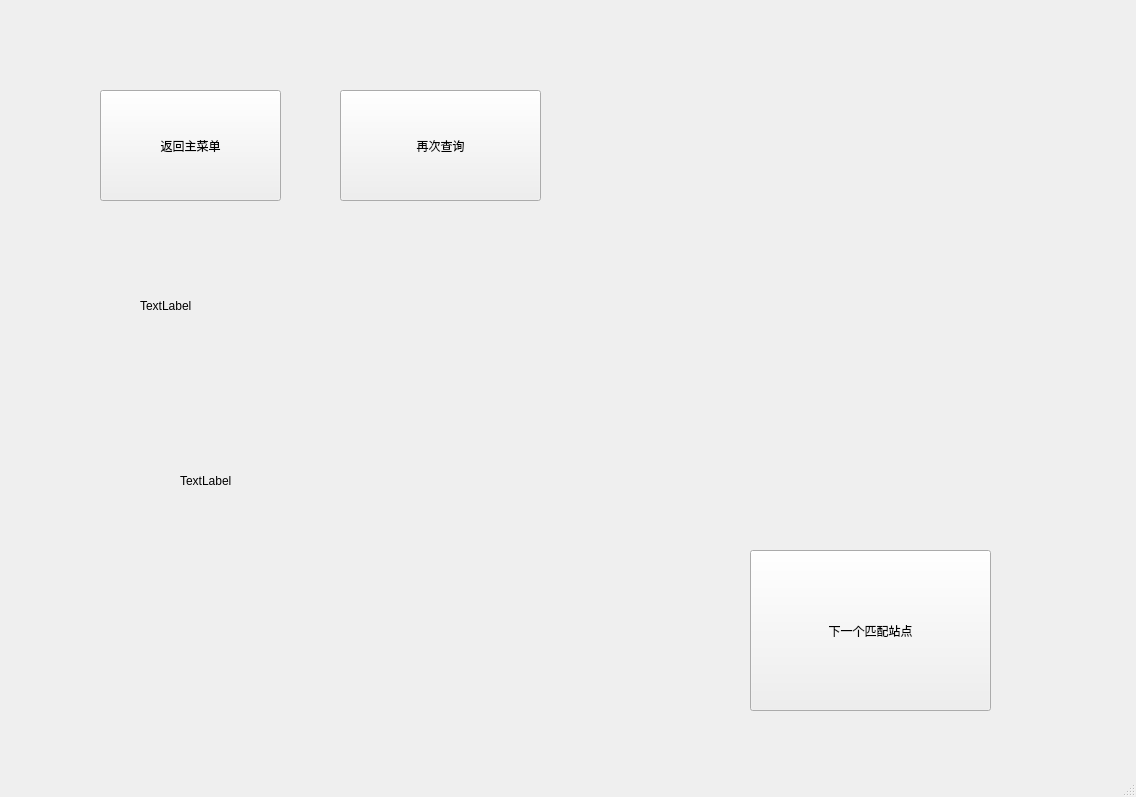
<?xml version="1.0" encoding="UTF-8"?>
<ui version="4.0">
 <class>MainWindow</class>
 <widget class="QMainWindow" name="MainWindow">
  <property name="geometry">
   <rect>
    <x>0</x>
    <y>0</y>
    <width>1136</width>
    <height>797</height>
   </rect>
  </property>
  <property name="windowTitle">
   <string>MainWindow</string>
  </property>
  <widget class="QWidget" name="centralwidget">
   <widget class="QPushButton" name="result2main">
    <property name="geometry">
     <rect>
      <x>100</x>
      <y>90</y>
      <width>181</width>
      <height>111</height>
     </rect>
    </property>
    <property name="text">
     <string>返回主菜单</string>
    </property>
   </widget>
   <widget class="QPushButton" name="result2station">
    <property name="geometry">
     <rect>
      <x>340</x>
      <y>90</y>
      <width>201</width>
      <height>111</height>
     </rect>
    </property>
    <property name="text">
     <string>再次查询</string>
    </property>
   </widget>
   <widget class="QLabel" name="station_name">
    <property name="geometry">
     <rect>
      <x>140</x>
      <y>270</y>
      <width>711</width>
      <height>71</height>
     </rect>
    </property>
    <property name="text">
     <string>TextLabel</string>
    </property>
   </widget>
   <widget class="QLabel" name="pass_routes">
    <property name="geometry">
     <rect>
      <x>180</x>
      <y>440</y>
      <width>581</width>
      <height>81</height>
     </rect>
    </property>
    <property name="text">
     <string>TextLabel</string>
    </property>
   </widget>
   <widget class="QPushButton" name="next_station">
    <property name="geometry">
     <rect>
      <x>750</x>
      <y>550</y>
      <width>241</width>
      <height>161</height>
     </rect>
    </property>
    <property name="text">
     <string>下一个匹配站点</string>
    </property>
   </widget>
  </widget>
  <widget class="QMenuBar" name="menubar">
   <property name="geometry">
    <rect>
     <x>0</x>
     <y>0</y>
     <width>1136</width>
     <height>26</height>
    </rect>
   </property>
  </widget>
  <widget class="QStatusBar" name="statusbar"/>
 </widget>
 <resources/>
 <connections/>
</ui>
